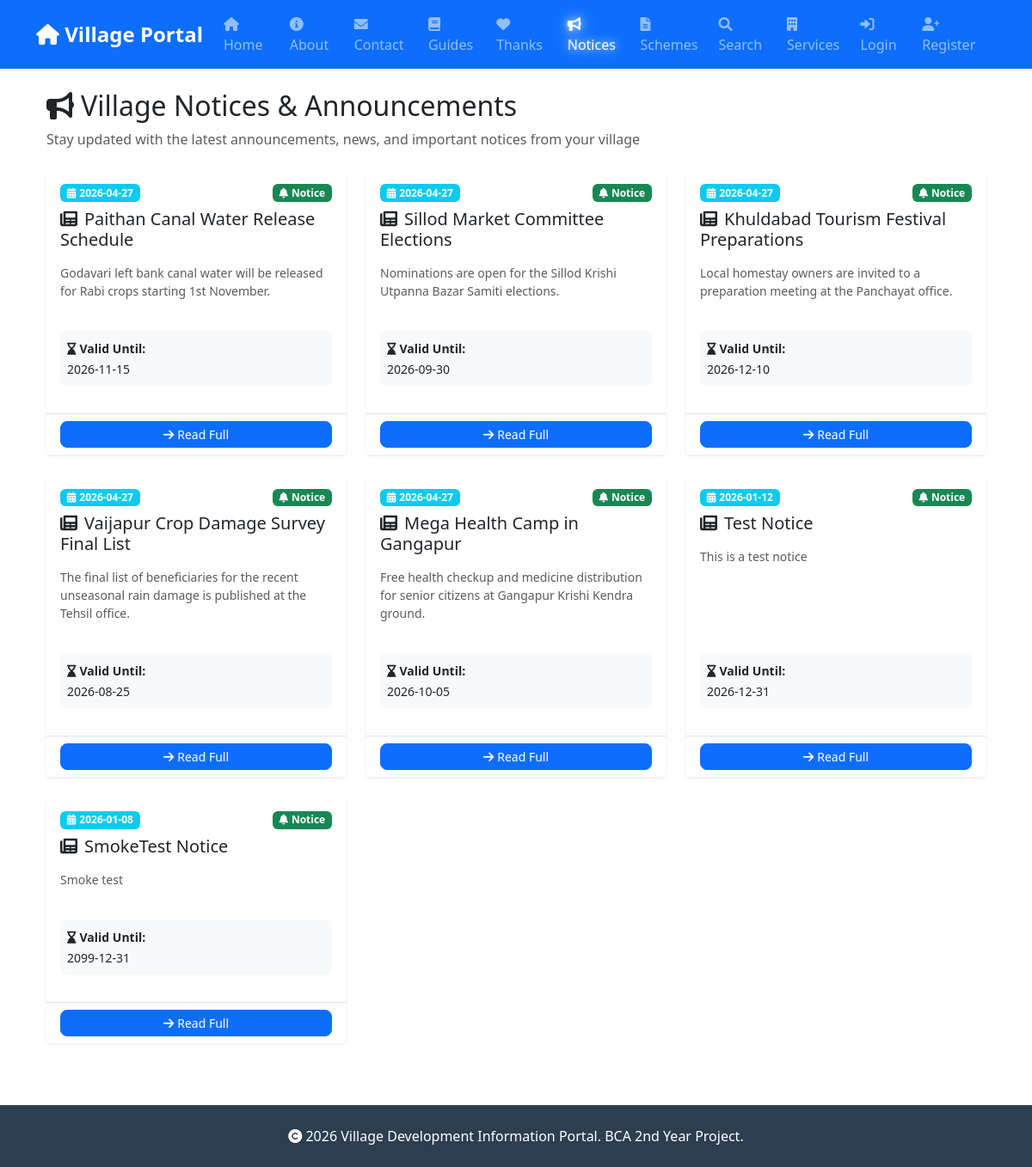
Screenshot of /notices with the database file from the repository.
### tables this page shows
CREATE TABLE notices (
            id INTEGER PRIMARY KEY AUTOINCREMENT,
            title TEXT NOT NULL,
            description TEXT,
            publish_date TIMESTAMP DEFAULT CURRENT_TIMESTAMP,
            valid_until TIMESTAMP,
            attachment_url TEXT,
            created_by INTEGER
        , scheme_id INTEGER, location TEXT DEFAULT "All");

### app.py (the view)
@app.route('/notices')
def notices():
    location = request.args.get('location', None)
    if current_user.is_authenticated and current_user.role != 'admin' and current_user.location:
        location = current_user.location
    elif location is None:
        location = current_user.location if current_user.is_authenticated and current_user.location else ''
    query = request.args.get('q', '').strip()
    conn = get_db()
    cursor = conn.cursor()
    filters = []
    params = []
    if location:
        filters.append('(location = ? OR location = "All")')
        params.append(location)
    if query:
        filters.append('(title LIKE ? OR description LIKE ?)')
        params.extend([f'%{query}%', f'%{query}%'])
    sql = 'SELECT * FROM notices'
    if filters:
        sql += ' WHERE ' + ' AND '.join(filters)
    sql += ' ORDER BY publish_date DESC'
    cursor.execute(sql, tuple(params))
    notices = cursor.fetchall()
    cursor.execute('SELECT DISTINCT location FROM notices WHERE location IS NOT NULL AND location != "All"')
    locations = [row['location'] for row in cursor.fetchall()]
    default_locations = ['Paithan', 'Gangapur', 'Vaijapur', 'Sillod', 'Phulambri', 'Kannad', 'Khuldabad', 'Soegaon']
    all_locations = sorted(list(set(locations + default_locations)))
    conn.close()
    return render_template('notices.html', notices=notices, selected_location=location, locations=all_locations, search_query=query)

### app.py (called while the page is built)
def get_db():
    db_path = app.config.get('DATABASE', 'database.db')
    conn = sqlite3.connect(db_path)
    conn.row_factory = sqlite3.Row
    return conn

### templates/notices.html (shortened to what this page needs)
{% extends "base.html" %}
{% block content %}
<div class="container-fluid">
    <div class="mb-4">
        <h2 class="mb-2"><i class="fas fa-bullhorn me-2"></i>Village Notices & Announcements</h2>
        <p class="text-muted">Stay updated with the latest announcements, news, and important notices from your village
        </p>
    </div>
    {% if notices %}
    <div class="row">
        {% for notice in notices %}
        <div class="col-md-6 col-lg-4 mb-4">
            <div class="card border-0 shadow-sm h-100 cursor-pointer notice-card transition-hover"
                onclick="window.location.href='{{ url_for('notice_detail', notice_id=notice.id) }}';"
                style="cursor: pointer; transition: all 0.3s ease;">
                <div class="card-body d-flex flex-column">
                    <div class="d-flex justify-content-between align-items-start mb-2">
                        <span class="badge bg-info">
                            <i class="fas fa-calendar-alt me-1"></i>{{ notice.publish_date[:10] }}
                        </span>
                        <span class="badge bg-success">
                            <i class="fas fa-bell me-1"></i>Notice
                        </span>
                    </div>
                    <h5 class="card-title mb-3">
                        <i class="fas fa-newspaper me-2"></i>{{ notice.title }}
                    </h5>
                    <p class="card-text text-muted small mb-3 flex-grow-1">
                        {{ notice.description[:120] }}{% if notice.description|length > 120 %}...{% endif %}
                    </p>
                    <div class="mb-3 p-2 bg-light rounded">
                        <small>
                            <strong><i class="fas fa-hourglass-end me-1"></i>Valid Until:</strong><br>
                            {{ notice.valid_until or 'Ongoing' }}
                        </small>
                    </div>
                </div>
                <div class="card-footer bg-white border-top">
                    <div class="d-flex gap-2">
                        <a href="{{ url_for('notice_detail', notice_id=notice.id) }}"
                            class="btn btn-sm btn-primary flex-grow-1" onclick="event.stopPropagation();">
                            <i class="fas fa-arrow-right me-1"></i>Read Full
                        </a>
                    </div>
                </div>
            </div>
        </div>
        {% endfor %}
    </div>
    {% endif %}
</div>
{% endblock %}

### templates/base.html (style rules this page uses)
.card { margin-bottom: 20px; border: none; box-shadow: 0 2px 10px rgba(0, 0, 0, 0.1); }
.btn { border-radius: 8px; }

### templates/notices.html (style rules this page uses)
.notice-card { cursor: pointer; position: relative; }
.notice-card::before { content: ''; position: absolute; top: 0; left: 0; right: 0; height: 3px; background: linear-gradient(90deg, #0d6efd, #0dcaf0); opacity: 0; transition: opacity 0.3s ease; border-radius: 10px 10px 0 0; }
.transition-hover { transition: all 0.3s ease; }

### rows the page displays
notices: publish_date "2026-04-27", title "Paithan Canal Water Release Schedule", description "Godavari left bank canal water will be released for Rabi crops starting 1st November.", valid_until "2026-11-15"
notices: publish_date "2026-04-27", title "Sillod Market Committee Elections", description "Nominations are open for the Sillod Krishi Utpanna Bazar Samiti elections.", valid_until "2026-09-30"
notices: publish_date "2026-04-27", title "Khuldabad Tourism Festival Preparations", description "Local homestay owners are invited to a preparation meeting at the Panchayat office.", valid_until "2026-12-10"
notices: publish_date "2026-04-27", title "Vaijapur Crop Damage Survey Final List", description "The final list of beneficiaries for the recent unseasonal rain damage is published at the Tehsil office.", valid_until "2026-08-25"
notices: publish_date "2026-04-27", title "Mega Health Camp in Gangapur", description "Free health checkup and medicine distribution for senior citizens at Gangapur Krishi Kendra ground.", valid_until "2026-10-05"
notices: publish_date "2026-01-12", title "Test Notice", description "This is a test notice", valid_until "2026-12-31"
notices: publish_date "2026-01-08", title "SmokeTest Notice", description "Smoke test", valid_until "2099-12-31"
